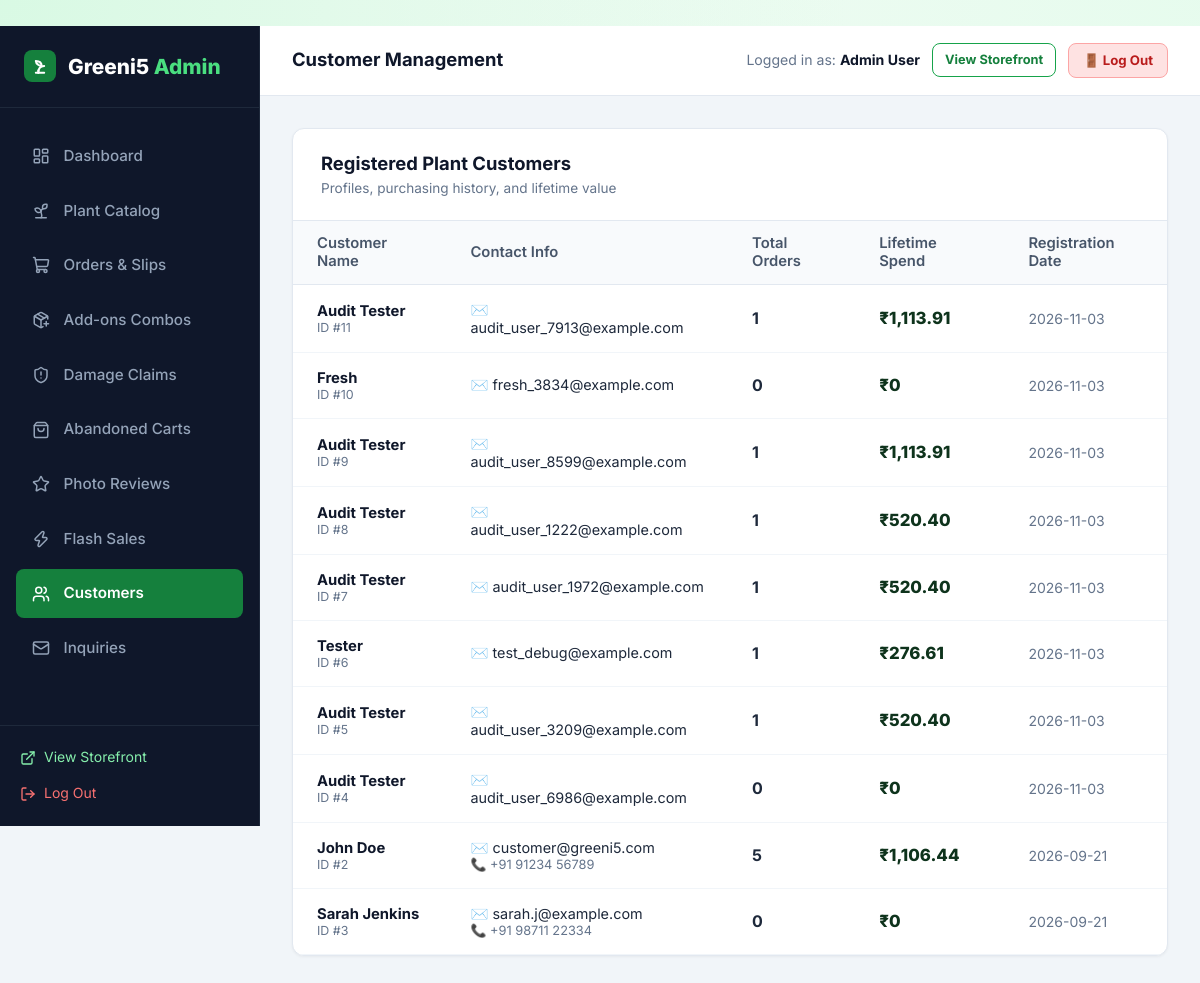
The page /admin/customers (signed in) on the database its author committed.
### tables this page shows
CREATE TABLE users (
    id INTEGER PRIMARY KEY AUTOINCREMENT,
    name TEXT NOT NULL,
    email TEXT UNIQUE NOT NULL,
    password_hash TEXT NOT NULL,
    role TEXT NOT NULL DEFAULT 'customer',
    phone TEXT,
    created_at TIMESTAMP DEFAULT CURRENT_TIMESTAMP
);

### app.py (the view)
@app.route('/admin/customers')
@admin_required
def admin_customers():
    customers = query_db('''
        SELECT u.*,
               COUNT(o.id) as total_orders,
               COALESCE(SUM(o.total_amount), 0.0) as total_spent
        FROM users u
        LEFT JOIN orders o ON u.id = o.user_id AND o.order_status != "Rejected"
        WHERE u.role = "customer"
        GROUP BY u.id
        ORDER BY u.created_at DESC
    ''')
    return render_template('admin/customers.html', customers=customers)

### app.py (called while the page is built)
@app.after_request
def add_cache_control_headers(response):
    if response.content_type and 'text/html' in response.content_type:
        response.headers['Cache-Control'] = 'no-cache, no-store, must-revalidate, max-age=0'
        response.headers['Pragma'] = 'no-cache'
        response.headers['Expires'] = '0'
    return response

@app.template_filter('currency')
def currency_filter(amount):
    try:
        val = float(amount)
        return f"₹{val:,.2f}".rstrip('0').rstrip('.') if val % 1 == 0 else f"₹{val:,.2f}"
    except (ValueError, TypeError):
        return f"₹{amount}"

def admin_required(f):
    @wraps(f)
    def decorated_function(*args, **kwargs):
        if 'user_id' not in session:
            flash('Admin authentication required.', 'warning')
            return redirect(url_for('login', next=request.full_path.rstrip('?')))
        user = query_db('SELECT role FROM users WHERE id = ?', (session['user_id'],), one=True)
        if not user or user['role'] != 'admin':
            flash('Access denied. Administrator privileges required.', 'danger')
            return redirect(url_for('index'))
        return f(*args, **kwargs)
    return decorated_function

### database.py (called while the page is built)
def get_db():
    db = getattr(g, '_database', None)
    if db is None:
        db = g._database = sqlite3.connect(DATABASE)
        db.row_factory = sqlite3.Row
        db.execute('PRAGMA foreign_keys = ON;')
    return db

def query_db(query, args=(), one=False):
    cur = get_db().execute(query, args)
    rv = cur.fetchall()
    cur.close()
    return (rv[0] if rv else None) if one else rv

### templates/admin/customers.html (shortened to what this page needs)
﻿{% extends "admin/base_admin.html" %}
{% block page_title %}Customer Management{% endblock %}
{% block admin_content %}
<div class="admin-card">
  <div class="admin-card-header">
    <div>
      <h3>Registered Plant Customers</h3>
      <p style="font-size: 0.85rem; color: #64748b;">Profiles, purchasing history, and lifetime value</p>
    </div>
  </div>
  <div class="table-responsive">
    <table class="admin-table">
      <thead>
        <tr>
          <th>Customer Name</th>
          <th>Contact Info</th>
          <th>Total Orders</th>
          <th>Lifetime Spend</th>
          <th>Registration Date</th>
        </tr>
      </thead>
      <tbody>
        {% if customers %}
          {% for cust in customers %}
            <tr>
              <td>
                <div style="font-weight: 700; color: #0f172a;">{{ cust.name }}</div>
                <div style="font-size: 0.78rem; color: #64748b;">ID #{{ cust.id }}</div>
              </td>
              <td>
                <div style="font-size: 0.9rem;">✉️ {{ cust.email }}</div>
                {% if cust.phone %}
                  <div style="font-size: 0.8rem; color: #64748b;">📞 {{ cust.phone }}</div>
                {% endif %}
              </td>
              <td style="font-weight: 700; font-size: 1rem;">
                {{ cust.total_orders }}
              </td>
              <td style="font-weight: 800; font-size: 1.05rem; color: var(--primary-dark);">
                {{ cust.total_spent | currency }}
              </td>
              <td style="color: #64748b; font-size: 0.875rem;">
                {{ cust.created_at.split()[0] if cust.created_at else '2026' }}
              </td>
            </tr>
          {% endfor %}
        {% else %}
          <tr>
            <td colspan="5" style="text-align: center; padding: 3rem; color: #64748b;">
              No registered customers yet.
            </td>
          </tr>
        {% endif %}
      </tbody>
    </table>
  </div>
</div>
{% endblock %}

### templates/admin/base_admin.html (shortened to what this page needs)
<!DOCTYPE html>
<html lang="en">
<head>
  <link rel="stylesheet" href="{{ url_for('static', filename='css/style.css') }}?v={{ asset_version }}">
  <link rel="stylesheet" href="{{ url_for('static', filename='css/admin.css') }}?v={{ asset_version }}">
</head>
<body>
<div class="admin-layout">
  <aside class="admin-sidebar">
    <div class="admin-brand">
      <div class="leaf-icon" style="width: 32px; height: 32px; background: #15803d; border-radius: 8px; display: flex; align-items: center; justify-content: center; color: white;">
        <svg width="20" height="20" viewBox="0 0 24 24" fill="none" stroke="#ffffff" stroke-width="2.4" stroke-linecap="round" stroke-linejoin="round">
          <path d="M7 20h10"/>
          <path d="M10 20c0-4.4 2-8 7-8"/>
          <path d="M14 12c-3.5 0-6.5-2.5-7-6 4 0 7 2 7 6Z" fill="rgba(255,255,255,0.25)"/>
          <path d="M10 20v-3"/>
        </svg>
      </div>
      <div>Greeni5 <span>Admin</span></div>
    </div>
    <ul class="admin-nav">
      <li>
        <a href="{{ url_for('admin_dashboard') }}" class="{{ 'active' if request.endpoint == 'admin_dashboard' else '' }}">
          <i data-lucide="layout-dashboard" style="width: 18px;"></i> Dashboard
        </a>
      </li>
      <li>
        <a href="{{ url_for('admin_plants') }}" class="{{ 'active' if request.endpoint in ['admin_plants', 'admin_plant_add', 'admin_plant_edit'] else '' }}">
          <i data-lucide="sprout" style="width: 18px;"></i> Plant Catalog
        </a>
      </li>
      <li>
        <a href="{{ url_for('admin_orders') }}" class="{{ 'active' if request.endpoint == 'admin_orders' else '' }}">
          <i data-lucide="shopping-cart" style="width: 18px;"></i> Orders & Slips
        </a>
      </li>
      <li>
        <a href="{{ url_for('admin_addons') }}" class="{{ 'active' if request.endpoint == 'admin_addons' else '' }}">
          <i data-lucide="package-plus" style="width: 18px;"></i> Add-ons Combos
        </a>
      </li>
      <li>
        <a href="{{ url_for('admin_replacements') }}" class="{{ 'active' if request.endpoint == 'admin_replacements' else '' }}">
          <i data-lucide="shield-alert" style="width: 18px;"></i> Damage Claims
        </a>
      </li>
      <li>
        <a href="{{ url_for('admin_abandoned_carts') }}" class="{{ 'active' if request.endpoint == 'admin_abandoned_carts' else '' }}">
          <i data-lucide="shopping-bag" style="width: 18px;"></i> Abandoned Carts
        </a>
      </li>
      <li>
        <a href="{{ url_for('admin_reviews') }}" class="{{ 'active' if request.endpoint == 'admin_reviews' else '' }}">
          <i data-lucide="star" style="width: 18px;"></i> Photo Reviews
        </a>
      </li>
      <li>
        <a href="{{ url_for('admin_promotions') }}" class="{{ 'active' if request.endpoint == 'admin_promotions' else '' }}">
          <i data-lucide="zap" style="width: 18px;"></i> Flash Sales
        </a>
      </li>
      <li>
        <a href="{{ url_for('admin_customers') }}" class="{{ 'active' if request.endpoint == 'admin_customers' else '' }}">
          <i data-lucide="users" style="width: 18px;"></i> Customers
        </a>
      </li>
      <li>
        <a href="{{ url_for('admin_messages') }}" class="{{ 'active' if request.endpoint == 'admin_messages' else '' }}">
          <i data-lucide="mail" style="width: 18px;"></i> Inquiries
        </a>
      </li>
    </ul>
    <div class="admin-sidebar-footer">
      <a href="{{ url_for('index') }}" style="display: flex; align-items: center; gap: 0.5rem; color: #86efac; font-size: 0.875rem; margin-bottom: 0.75rem;">
        <i data-lucide="external-link" style="width: 16px;"></i> View Storefront
      </a>
      <a href="{{ url_for('logout') }}" style="display: flex; align-items: center; gap: 0.5rem; color: #f87171; font-size: 0.875rem;">
        <i data-lucide="log-out" style="width: 16px;"></i> Log Out
      </a>
    </div>
  </aside>
  <div class="admin-main">
    <header class="admin-topbar">
      <div style="font-weight: 700; font-size: 1.15rem; color: #0f172a;">
        {% block page_title %}Overview Dashboard{% endblock %}
      </div>
      <div style="display: flex; align-items: center; gap: 0.75rem;">
        <span style="font-size: 0.88rem; color: #64748b;">Logged in as: <strong style="color: #0f172a;">{{ current_user.name }}</strong></span>
        <a href="{{ url_for('index') }}" class="btn btn-outline btn-sm" style="font-size: 0.8rem; padding: 6px 12px; border-radius: 8px;">
          View Storefront
        </a>
        <a href="{{ url_for('logout') }}" class="btn btn-sm" style="background: #fee2e2; color: #b91c1c; border: 1.5px solid #fca5a5; font-size: 0.825rem; padding: 6px 14px; border-radius: 8px; font-weight: 700; text-decoration: none;">
          🚪 Log Out
        </a>
      </div>
    </header>
    <main class="admin-content">
      {% block admin_content %}{% endblock %}
    </main>
  </div>
</div>
</body>
</html>

### static/css/style.css (style rules this page uses)
:root { --primary: #16a34a; --primary-hover: #15803d; --primary-glow: rgba(34, 197, 94, 0.4); --primary-light: rgba(220, 252, 231, 0.7); --primary-border: rgba(187, 247, 208, 0.8); --accent: #f59e0b; --text-main: #0e331c; --text-muted: #3d5e49; --text-light: #73947f; --glass-bg: rgba(255, 255, 255, 0.75); --glass-bg-hover: rgba(255, 255, 255, 0.9); --glass-bg-subtle: rgba(240, 253, 244, 0.65); --glass-border: rgba(255, 255, 255, 0.85); --glass-border-green: rgba(134, 239, 172, 0.5); --glass-shadow: 0 10px 30px 0 rgba(22, 101, 52, 0.07), inset 0 1px 1px 0 rgba(255, 255, 255, 0.9); --glass-shadow-hover: 0 18px 40px 0 rgba(22, 163, 74, 0.16), inset 0 1px 2px 0 rgba(255, 255, 255, 1); --glass-blur: blur(16px); --radius-sm: 10px; --radius: 16px; --radius-lg: 24px; --radius-full: 9999px; --transition: all 0.3s cubic-bezier(0.16, 1, 0.3, 1); }
*, *::before, *::after { box-sizing: border-box; margin: 0; padding: 0; }
body { font-family: 'Inter', system-ui, -apple-system, BlinkMacSystemFont, "Segoe UI", Roboto, sans-serif; background-color: #f1fbf4; background-image: radial-gradient(at 0% 0%, rgba(187, 247, 208, 0.45) 0px, transparent 50%), radial-gradient(at 100% 0%, rgba(220, 252, 231, 0.5) 0px, transparent 50%), radial-gradient(at 50% 50%, rgba(240, 253, 244, 0.6) 0px, transparent 60%), radial-gradient(at 100% 100%, rgba(187, 247, 208, 0.4) 0px, transparent 50%); background-attachment: fixed; color: var(--text-main); line-height: 1.6; min-height: 100vh; display: flex; flex-direction: column; }
a { color: inherit; text-decoration: none; transition: var(--transition); }
.btn { display: inline-flex; align-items: center; justify-content: center; gap: 0.5rem; padding: 0.72rem 1.6rem; border-radius: var(--radius-full); font-weight: 700; font-size: 0.95rem; border: 1px solid transparent; cursor: pointer; position: relative; overflow: hidden; transition: var(--transition); }
.btn-outline { background: rgba(255, 255, 255, 0.7); backdrop-filter: blur(8px); border: 1.5px solid var(--primary); color: #15803d; box-shadow: var(--shadow-sm); }
.btn-sm { padding: 0.45rem 1.05rem; font-size: 0.85rem; }

### static/css/admin.css (style rules this page uses)
.admin-sidebar { background: #0f172a; color: #f8fafc; display: flex; flex-direction: column; position: sticky; top: 0; height: 100vh; border-right: 1px solid #1e293b; }
.admin-brand { padding: 1.5rem; display: flex; align-items: center; gap: 0.75rem; font-size: 1.3rem; font-weight: 800; color: #ffffff; border-bottom: 1px solid #1e293b; }
.admin-brand span { color: #4ade80; }
.admin-nav { padding: 1.5rem 1rem; flex: 1; list-style: none; display: flex; flex-direction: column; gap: 0.4rem; }
.admin-nav a { display: flex; align-items: center; gap: 0.85rem; padding: 0.75rem 1rem; border-radius: 8px; color: #94a3b8; font-size: 0.95rem; font-weight: 500; transition: all 0.2s; }
.admin-nav a:hover, .admin-nav a.active { background: #1e293b; color: #ffffff; }
.admin-nav a.active { background: #15803d; color: #ffffff; font-weight: 600; }
.admin-sidebar-footer { padding: 1.25rem; border-top: 1px solid #1e293b; }
.admin-main { display: flex; flex-direction: column; min-width: 0; }
.admin-topbar { background: #ffffff; height: 70px; border-bottom: 1px solid #e2e8f0; display: flex; align-items: center; justify-content: space-between; padding: 0 2rem; position: sticky; top: 0; z-index: 50; }
.admin-content { padding: 2rem; flex: 1; }
.admin-card { background: #ffffff; border: 1px solid #e2e8f0; border-radius: 12px; overflow: hidden; box-shadow: 0 1px 3px rgba(0,0,0,0.05); margin-bottom: 2rem; }
.admin-card-header { padding: 1.25rem 1.75rem; border-bottom: 1px solid #e2e8f0; display: flex; align-items: center; justify-content: space-between; }
.admin-card-header h3 { font-size: 1.15rem; font-weight: 700; color: #0f172a; }
.table-responsive { width: 100%; overflow-x: auto; }
.admin-table { width: 100%; border-collapse: collapse; text-align: left; font-size: 0.925rem; }
.admin-table th { background: #f8fafc; padding: 0.85rem 1.5rem; font-weight: 600; color: #475569; border-bottom: 1px solid #e2e8f0; }
.admin-table td { padding: 1rem 1.5rem; border-bottom: 1px solid #f1f5f9; color: #1e293b; vertical-align: middle; }

### rows shown on the page
users: name "Admin User"
users: name "Audit Tester", id "11", email "audit_user_7913@example.com", total_orders "1", total_spent "₹1,113.91", created_at "2026-11-03"
users: name "Fresh", id "10", email "fresh_3834@example.com", total_orders "0", total_spent "₹0", created_at "2026-11-03"
users: name "Audit Tester", id "9", email "audit_user_8599@example.com", total_orders "1", total_spent "₹1,113.91", created_at "2026-11-03"
users: name "Audit Tester", id "8", email "audit_user_1222@example.com", total_orders "1", total_spent "₹520.40", created_at "2026-11-03"
users: name "Audit Tester", id "7", email "audit_user_1972@example.com", total_orders "1", total_spent "₹520.40", created_at "2026-11-03"
users: name "Tester", id "6", email "test_debug@example.com", total_orders "1", total_spent "₹276.61", created_at "2026-11-03"
users: name "Audit Tester", id "5", email "audit_user_3209@example.com", total_orders "1", total_spent "₹520.40", created_at "2026-11-03"
users: name "Audit Tester", id "4", email "audit_user_6986@example.com", total_orders "0", total_spent "₹0", created_at "2026-11-03"
users: name "John Doe", id "2", email "customer@greeni5.com", phone "+91 91234 56789", total_orders "5", total_spent "₹1,106.44", created_at "2026-09-21"
users: name "Sarah Jenkins", id "3", email "sarah.j@example.com", phone "+91 98711 22334", total_orders "0", total_spent "₹0", created_at "2026-09-21"
